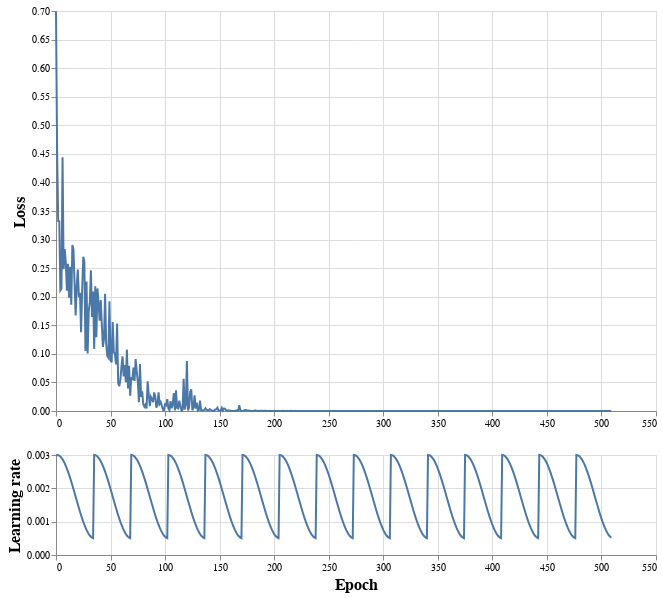

Notebook code cell kept with this figure:
### Code cell
loss = alt.Chart(history["batch_loss"].reset_index(), height=400, width=600).mark_line().encode(
    alt.X("index:Q", axis=alt.Axis(title="", titleFontSize=18)),
    alt.Y("batch_loss", axis=alt.Axis(title="Loss", titleFontSize=16)),
)
lr = alt.Chart(history["batch_lr"].reset_index(), height=100, width=600).mark_line().encode(
    alt.X("index:Q", axis=alt.Axis(title="Epoch", titleFontSize=16)),
    alt.Y("batch_lr", axis=alt.Axis(title="Learning rate", titleFontSize=16)),
)
alt.vconcat(loss, lr)

### Figure 1 — Vega-Lite specification as saved in the notebook (floating-point values rounded to 4 significant figures; data arrays with more than 128 entries replaced by an {"elided": "..."} marker saying what was removed)
{"$schema": "https://vega.github.io/schema/vega-lite/v3.2.1.json", "config": {"mark": {"tooltip": null}, "view": {"height": 300, "width": 400}}, "datasets": {"data-6090dc372851f2b1b78b71d49d93108e": {"elided": "510 records"}, "data-b062a5c5f394f4c78327c898c234c97b": {"elided": "510 records"}}, "vconcat": [{"data": {"name": "data-6090dc372851f2b1b78b71d49d93108e"}, "encoding": {"x": {"axis": {"title": "", "titleFontSize": 18}, "field": "index", "type": "quantitative"}, "y": {"axis": {"title": "Loss", "titleFontSize": 16}, "field": "batch_loss", "type": "quantitative"}}, "height": 400, "mark": "line", "width": 600}, {"data": {"name": "data-b062a5c5f394f4c78327c898c234c97b"}, "encoding": {"x": {"axis": {"title": "Epoch", "titleFontSize": 16}, "field": "index", "type": "quantitative"}, "y": {"axis": {"title": "Learning rate", "titleFontSize": 16}, "field": "batch_lr", "type": "quantitative"}}, "height": 100, "mark": "line", "width": 600}]}
